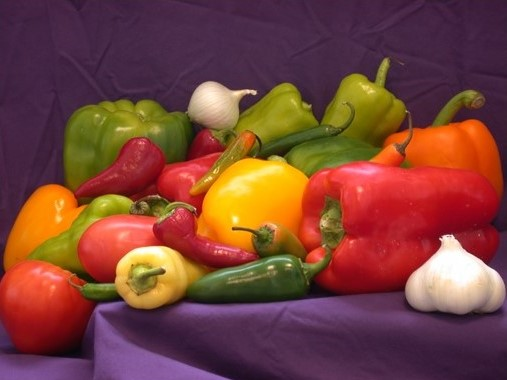
#> input picture P4/wp.jpg, 507 x 380 px
$ python transformasi-Fourier.py
#> lines starting #> are read from the running program, lines starting #| are printed output that depends on the picture
import cv2
import numpy as np
import matplotlib.pyplot as plt

image = cv2.imread('wp.jpg', 0)
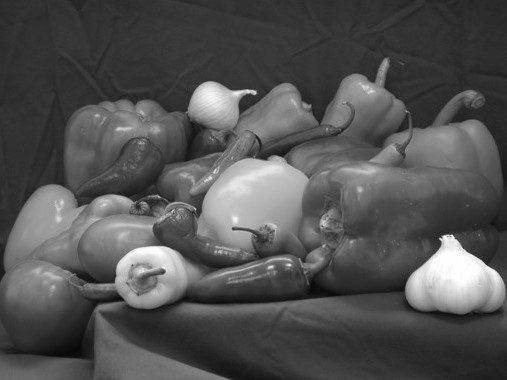
#> image: shape (380, 507); min 7, max 255, mean 82.2

dft = cv2.dft(np.float32(image), flags=cv2.DFT_COMPLEX_OUTPUT)
dft_shift = np.fft.fftshift(dft)

magnitude_spectrum = 20 * np.log(cv2.magnitude(dft_shift[:, :, 0], dft_shift[:, :, 1]))
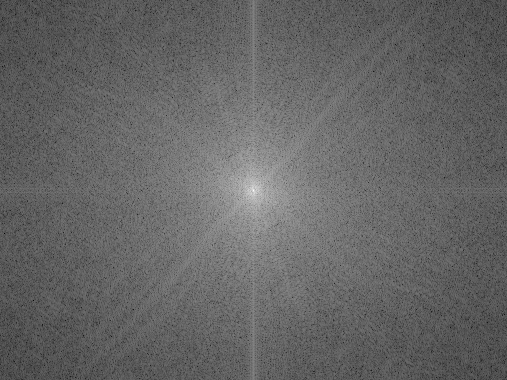
#> magnitude_spectrum: shape (380, 507) float32; min 17.79, max 331.6, mean 142.4; drawn with min black and max white

plt.subplot(121), plt.imshow(image, cmap='gray'), plt.title('Original Image')
plt.subplot(122), plt.imshow(magnitude_spectrum, cmap='gray'), plt.title('Magnitude Spectrum')
plt.show()
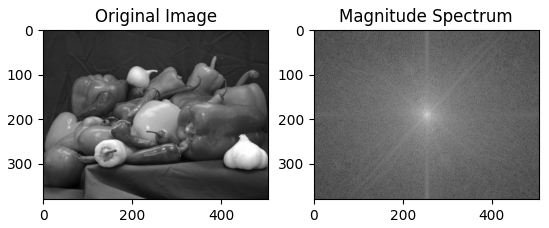
#> figure drawn by matplotlib, 2 panels
